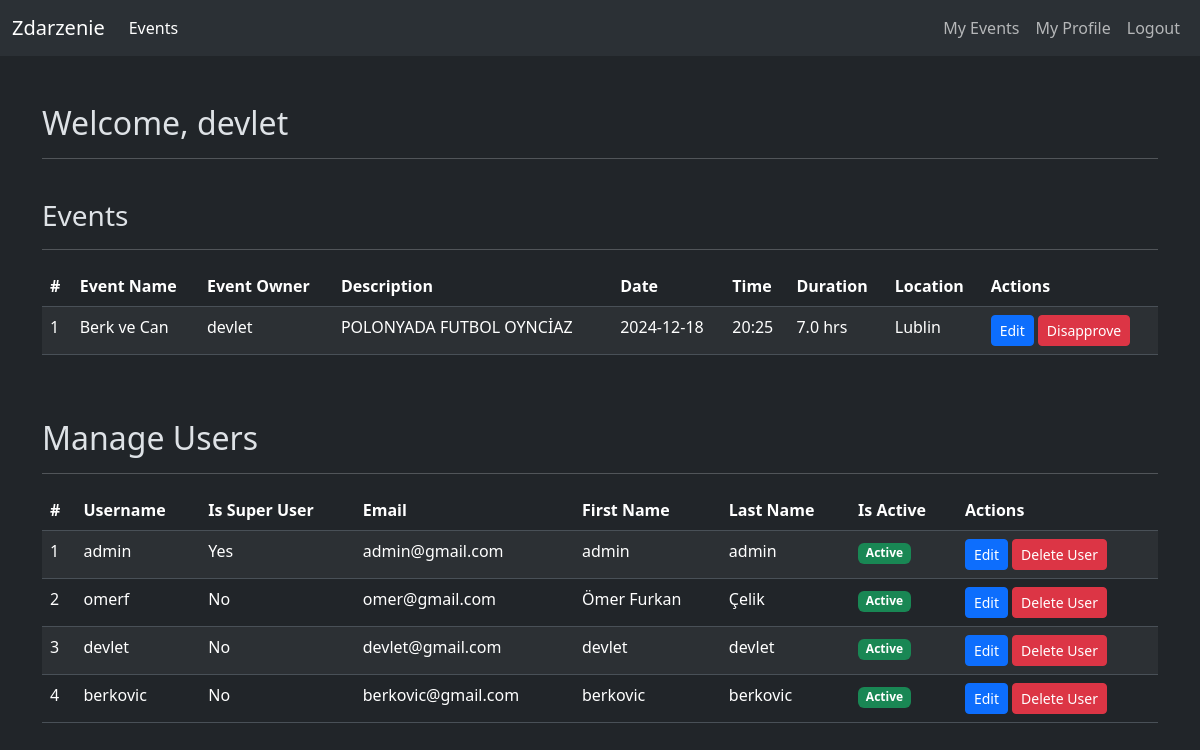
The app's page /administration/dashboard/ (signed in) with its own data.
### events/models.py (models this page shows, shortened)
class Event(models.Model):
    event_id = models.AutoField(primary_key=True)
    event_name = models.CharField(max_length=60,blank=True, null=True)
    event_description = models.TextField(blank=True, null=True)
    event_date = models.DateTimeField(blank=True, null=True)
    event_time = models.CharField(max_length=10,blank=True, null=True)
    event_duration = models.FloatField(max_length=10,blank=True, null=True)
    event_location = models.ForeignKey(Location,on_delete=models.CASCADE,blank=True,null=True)
    event_category = models.CharField(max_length=60,blank=True, null=True)
    event_image = models.ImageField(upload_to='event_images', blank=True, null=True)
    event_is_approved = models.BooleanField(blank=True,null=True)
    event_owner = models.ForeignKey(User,on_delete=models.CASCADE,blank=True,null=True)
    attendees = models.ManyToManyField(User, related_name='events', blank=True)

class Location(models.Model):
    location_id = models.AutoField(primary_key=True)
    location_name = models.CharField(max_length=60,blank=True, null=True)
    location_latitude = models.FloatField(blank=True,null=True)
    location_longitude = models.FloatField(blank=True,null=True)

### administration/views.py (the view, shortened to what this page needs)
# urls.py: path("dashboard/",views.dashboard,name="dashboard"),
@login_required
def dashboard(request):
    users = User.objects.all()
    events = Event.objects.all()
    return render(request, "administration/dashboard.html", {"events": events,"users":users})

### templates/administration/dashboard.html (shortened to what this page needs)
{% extends "utils/layout.html" %}
{% load static %}
{% block body %}
<h2>Welcome, {{ request.user }}</h2>
<hr><br>
<h3>Events</h3>
<hr>
<table class="table table-striped">
    <thead>
        <tr>
            <th>#</th>
            <th>Event Name</th>
            <th>Event Owner</th>
            <th>Description</th>
            <th>Date</th>
            <th>Time</th>
            <th>Duration</th>
            <th>Location</th>
            <th>Actions</th>
        </tr>
    </thead>
    <tbody>
        {% for event in events %}
        <tr>
            <td>{{ forloop.counter }}</td>
            <td>{{ event.event_name }}</td>
            <td>{{ event.event_owner.username}}</td>
            <td>{{ event.event_description|truncatewords:3 }}</td>
            <td>{{ event.event_date|date:"Y-m-d" }}</td>
            <td>{{ event.event_time }}</td>
            <td>{{ event.event_duration }} hrs</td>
            <td>{{ event.event_location.location_name }}</td>
            {% if event.event_is_approved %}
            <td>
                <a href="{% url 'administration:edit_event' event.event_id %}" class="btn btn-sm btn-primary">Edit</a>
                <form method="POST" style="display:inline;">
                    <button type="submit" class="btn btn-danger btn-sm">Disapprove</button>
                </form>
            </td>
            {% endif %}
        </tr>
        {% endfor %}
    </tbody>
</table>
<br><br>
<h2>Manage Users</h2>
    <hr>
    <table class="table table-striped table-hover">
        <thead>
            <tr>
                <th>#</th>
                <th>Username</th>
                <th>Is Super User</th>
                <th>Email</th>
                <th>First Name</th>
                <th>Last Name</th>
                <th>Is Active</th>
                <th>Actions</th>
            </tr>
        </thead>
        <tbody>
            {% for user in users %}
            <tr>
                <td>{{ forloop.counter }}</td>
                <td>{{ user.username }}</td>
                {% if user.is_superuser %}
                    <td>Yes</td>
                {% else %}
                    <td>No</td>
                {% endif %}
                <td>{{ user.email }}</td>
                <td>{{ user.first_name }}</td>
                <td>{{ user.last_name }}</td>
                <td>
                    {% if user.is_active %}
                        <span class="badge bg-success">Active</span>
                    {% else %}
                        <span class="badge bg-danger">Inactive</span>
                    {% endif %}
                </td>
                <td>
                    <a href="{% url 'administration:edit_user' user.id %}" class="btn btn-sm btn-primary">Edit</a>
                    <a href="{% url 'authentication:delete_user' user.id %}" class="btn btn-sm btn-danger" onclick="return confirm('Are you sure you want to delete this account?');">
                        Delete User
                    </a>
                </td>
            </tr>
            {% endfor %}
        </tbody>
    </table>
{% endblock body %}

### records on screen
Event: event_name "Berk ve Can", event_owner.username "devlet", event_description "POLONYADA FUTBOL OYNCİAZ", event_date "2024-12-18", event_time "20:25", event_duration "7.0", event_location.location_name "Lublin"

### other values on screen
{{ request.user }} "devlet"
{{ user.username }} "admin"
{{ user.email }} "admin@gmail.com"
{{ user.first_name }} "admin"
{{ user.last_name }} "admin"
{{ user.username }} "omerf"
{{ user.email }} "omer@gmail.com"
{{ user.first_name }} "Ömer Furkan"
{{ user.last_name }} "Çelik"
{{ user.username }} "devlet"
{{ user.email }} "devlet@gmail.com"
{{ user.first_name }} "devlet"
{{ user.last_name }} "devlet"
{{ user.username }} "berkovic"
{{ user.email }} "berkovic@gmail.com"
